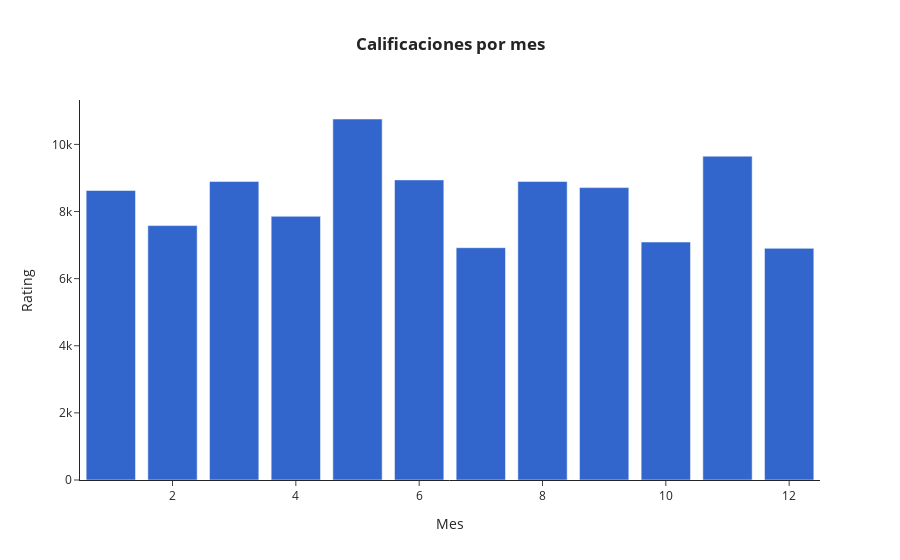

Notebook code for this chart:
### Code cell
base = movie_ratings.groupby(['Month'])[['rating']].count().sort_values('rating', ascending = False).reset_index()

# crear gráfica
fig = px.bar(base, x = 'Month', y='rating',
             title= '<b>Calificaciones por mes<b>',
             color_discrete_sequence=px.colors.qualitative.G10)

# agregar detalles a la gráfica
fig.update_layout(
    xaxis_title = 'Mes',
    yaxis_title = 'Rating',
    template = 'simple_white',
    title_x = 0.5)

fig.show()

### Figure 1 — Plotly figure (JSON) as saved in the notebook; plotly's stock layout.template omitted (floating-point values rounded to 4 significant figures)
{"data": [{"alignmentgroup": "True", "hovertemplate": "Month=%{x}<br>rating=%{y}<extra></extra>", "legendgroup": "", "marker": {"color": "#3366CC", "pattern": {"shape": ""}}, "name": "", "offsetgroup": "", "orientation": "v", "showlegend": false, "textposition": "auto", "type": "bar", "x": [5, 11, 6, 3, 8, 9, 1, 4, 2, 10, 7, 12], "xaxis": "x", "y": [10757, 9650, 8943, 8896, 8896, 8713, 8627, 7857, 7581, 7091, 6922, 6903], "yaxis": "y"}], "layout": {"barmode": "relative", "legend": {"tracegroupgap": 0}, "title": {"text": "<b>Calificaciones por mes<b>", "x": 0.5}, "xaxis": {"anchor": "y", "domain": [0, 1], "title": {"text": "Mes"}}, "yaxis": {"anchor": "x", "domain": [0, 1], "title": {"text": "Rating"}}}}
